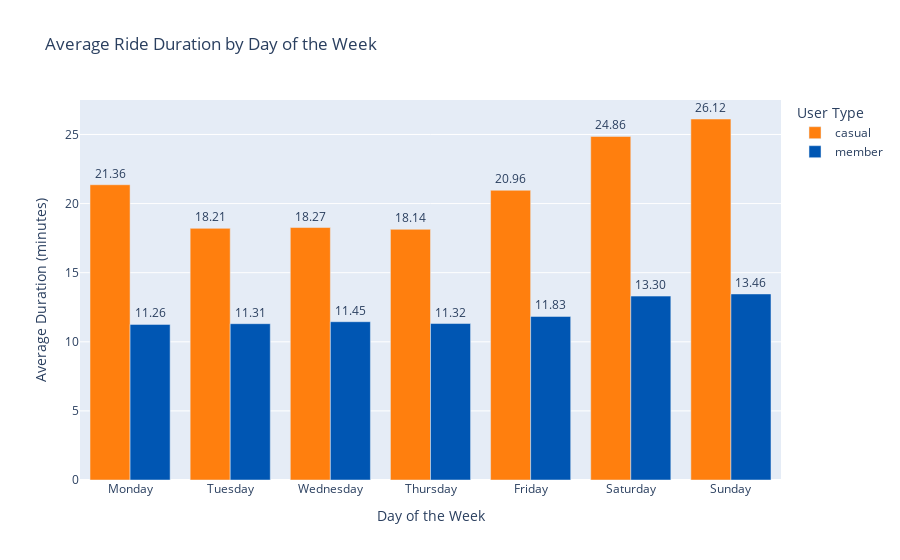
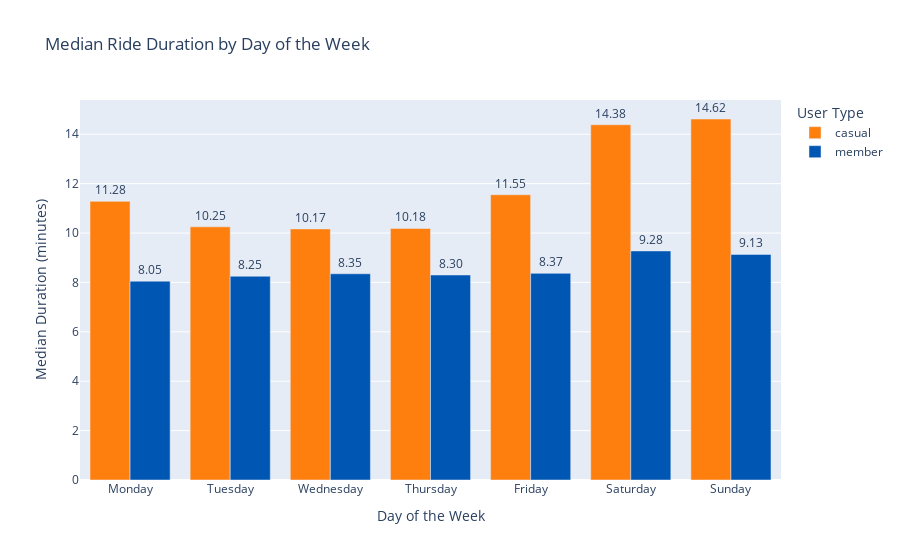

Source (notebook cell) for these figures, in order:
### Markdown cell above
6. Mean vs Median ride duration by day of the week between casual and member riders

### Code cell
import pandas as pd
import plotly.express as px

# Assume data has been loaded into DataFrame 'data'
# Ensure 'start_time' and 'end_time' are in datetime format
data['start_time'] = pd.to_datetime(data['started_at'])
data['end_time'] = pd.to_datetime(data['ended_at'])

# Calculate ride duration in minutes
data['ride_duration_minutes'] = (data['end_time'] - data['start_time']).dt.total_seconds() / 60

# Add 'day_of_week'
data['day_of_week'] = data['start_time'].dt.day_name()

# Order the days starting from Monday
days_order = ["Monday", "Tuesday", "Wednesday", "Thursday", "Friday", "Saturday", "Sunday"]
data['day_of_week'] = pd.Categorical(data['day_of_week'], categories=days_order, ordered=True)

# Group by day of the week and user type (member_casual), calculate average and median ride duration
summary_stats = data.groupby(['day_of_week', 'member_casual'])['ride_duration_minutes'].agg(['mean', 'median']).reset_index()

# Create separate dataframes for average and median for easier plotting
avg_data = summary_stats[['day_of_week', 'member_casual', 'mean']]
median_data = summary_stats[['day_of_week', 'member_casual', 'median']]

# Define custom colors
color_discrete_map = {'casual': '#ff7f0e', 'member': '#0056b3'}  # Orange for casual, blue for member

# Plotting Average Ride Duration
fig_avg = px.bar(avg_data, x='day_of_week', y='mean', color='member_casual', barmode='group',
                 title='Average Ride Duration by Day of the Week', labels={'mean': 'Average Duration (minutes)'},
                 text='mean', color_discrete_map=color_discrete_map)
fig_avg.update_traces(texttemplate='%{text:.2f}', textposition='outside')
fig_avg.update_layout(xaxis_title='Day of the Week', yaxis_title='Average Duration (minutes)', legend_title='User Type')
fig_avg.show()

# Plotting Median Ride Duration
fig_median = px.bar(median_data, x='day_of_week', y='median', color='member_casual', barmode='group',
                    title='Median Ride Duration by Day of the Week', labels={'median': 'Median Duration (minutes)'},
                    text='median', color_discrete_map=color_discrete_map)
fig_median.update_traces(texttemplate='%{text:.2f}', textposition='outside')
fig_median.update_layout(xaxis_title='Day of the Week', yaxis_title='Median Duration (minutes)', legend_title='User Type')
fig_median.show()

### Figure 1 — Plotly figure (JSON) as saved in the notebook; plotly's stock layout.template omitted (floating-point values rounded to 4 significant figures)
{"data": [{"alignmentgroup": "True", "hovertemplate": "member_casual=casual<br>day_of_week=%{x}<br>Average Duration (minutes)=%{text}<extra></extra>", "legendgroup": "casual", "marker": {"color": "#ff7f0e", "pattern": {"shape": ""}}, "name": "casual", "offsetgroup": "casual", "orientation": "v", "showlegend": true, "text": [21.36, 18.21, 18.27, 18.14, 20.96, 24.86, 26.12], "textposition": "outside", "texttemplate": "%{text:.2f}", "type": "bar", "x": ["Monday", "Tuesday", "Wednesday", "Thursday", "Friday", "Saturday", "Sunday"], "xaxis": "x", "y": [21.36, 18.21, 18.27, 18.14, 20.96, 24.86, 26.12], "yaxis": "y"}, {"alignmentgroup": "True", "hovertemplate": "member_casual=member<br>day_of_week=%{x}<br>Average Duration (minutes)=%{text}<extra></extra>", "legendgroup": "member", "marker": {"color": "#0056b3", "pattern": {"shape": ""}}, "name": "member", "offsetgroup": "member", "orientation": "v", "showlegend": true, "text": [11.26, 11.31, 11.45, 11.32, 11.83, 13.3, 13.46], "textposition": "outside", "texttemplate": "%{text:.2f}", "type": "bar", "x": ["Monday", "Tuesday", "Wednesday", "Thursday", "Friday", "Saturday", "Sunday"], "xaxis": "x", "y": [11.26, 11.31, 11.45, 11.32, 11.83, 13.3, 13.46], "yaxis": "y"}], "layout": {"barmode": "group", "legend": {"title": {"text": "User Type"}, "tracegroupgap": 0}, "title": {"text": "Average Ride Duration by Day of the Week"}, "xaxis": {"anchor": "y", "domain": [0, 1], "title": {"text": "Day of the Week"}}, "yaxis": {"anchor": "x", "domain": [0, 1], "title": {"text": "Average Duration (minutes)"}}}}

### Figure 2 — Plotly figure (JSON) as saved in the notebook; plotly's stock layout.template omitted (floating-point values rounded to 4 significant figures)
{"data": [{"alignmentgroup": "True", "hovertemplate": "member_casual=casual<br>day_of_week=%{x}<br>Median Duration (minutes)=%{text}<extra></extra>", "legendgroup": "casual", "marker": {"color": "#ff7f0e", "pattern": {"shape": ""}}, "name": "casual", "offsetgroup": "casual", "orientation": "v", "showlegend": true, "text": [11.28, 10.25, 10.17, 10.18, 11.55, 14.38, 14.62], "textposition": "outside", "texttemplate": "%{text:.2f}", "type": "bar", "x": ["Monday", "Tuesday", "Wednesday", "Thursday", "Friday", "Saturday", "Sunday"], "xaxis": "x", "y": [11.28, 10.25, 10.17, 10.18, 11.55, 14.38, 14.62], "yaxis": "y"}, {"alignmentgroup": "True", "hovertemplate": "member_casual=member<br>day_of_week=%{x}<br>Median Duration (minutes)=%{text}<extra></extra>", "legendgroup": "member", "marker": {"color": "#0056b3", "pattern": {"shape": ""}}, "name": "member", "offsetgroup": "member", "orientation": "v", "showlegend": true, "text": [8.05, 8.25, 8.35, 8.3, 8.367, 9.275, 9.133], "textposition": "outside", "texttemplate": "%{text:.2f}", "type": "bar", "x": ["Monday", "Tuesday", "Wednesday", "Thursday", "Friday", "Saturday", "Sunday"], "xaxis": "x", "y": [8.05, 8.25, 8.35, 8.3, 8.367, 9.275, 9.133], "yaxis": "y"}], "layout": {"barmode": "group", "legend": {"title": {"text": "User Type"}, "tracegroupgap": 0}, "title": {"text": "Median Ride Duration by Day of the Week"}, "xaxis": {"anchor": "y", "domain": [0, 1], "title": {"text": "Day of the Week"}}, "yaxis": {"anchor": "x", "domain": [0, 1], "title": {"text": "Median Duration (minutes)"}}}}
